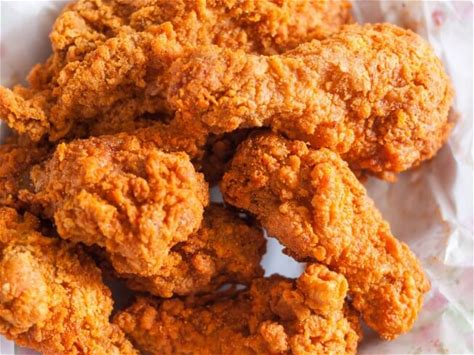
#> input picture 023546_school/img.jpg, 474 x 355 px, found by its file name
$ python first.py
#> lines starting #> are read from the running program, lines starting #| are printed output that depends on the picture; after the words box and inside, x2 and y2 are one past the last pixel; in counts of white or black regions, pixels touching at a corner belong together
import cv2 as cv
import numpy as np

img = cv.imread('m5python/Aj phoom-my work/023546_school/img.jpg')
#> img is the input picture: shape (355, 474, 3); mean B, G, R 61.4, 115, 192.3

gray = np.zeros((img.shape[0],img.shape[1]), dtype =np.uint8)

for i in range(img.shape[0]):
    for x in range(img.shape[1]):
        gray[i,x] = int(0.114*img[i,x,0]+ 0.587*img[i,x,1]+ 0.299*img[i,x,2])
        gray[i,x] = np.clip(gray[i,x], 0, 255)
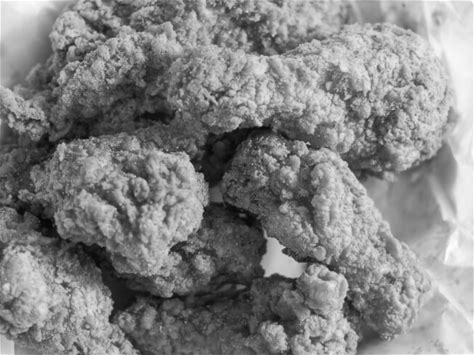
#> gray: shape (355, 474); min 5, max 255, mean 131.5

gray = np.where(gray < 127, 0, 225).astype(np.uint8)
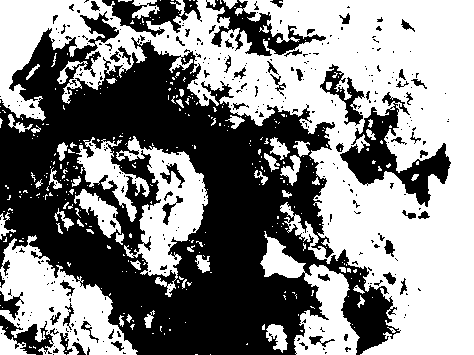
#> gray: shape (355, 474); values 0 (black) and 225 (white), 53.3% white; 345 black regions (282 under 20 px), largest, box (x1, y1, x2, y2) and area: (0, 11, 401, 355) 64655, (340, 92, 451, 207) 3932, (206, 0, 326, 56) 2207


print(gray)
#> (printed output is left out)
cv.imshow('gray imge',gray)
cv.waitKey(0)
cv.destroyAllWindows()
cv.imwrite('gray image.jpg',gray)
